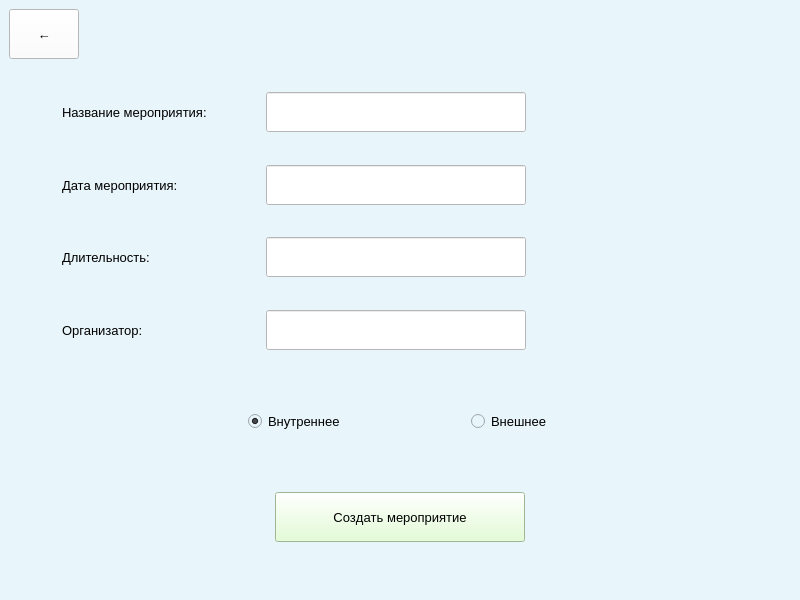
<?xml version="1.0" encoding="UTF-8"?>
<ui version="4.0">
 <class>MainWindow</class>
 <widget class="QMainWindow" name="MainWindow">
  <property name="geometry">
   <rect>
    <x>0</x>
    <y>0</y>
    <width>800</width>
    <height>600</height>
   </rect>
  </property>
  <property name="minimumSize">
   <size>
    <width>800</width>
    <height>600</height>
   </size>
  </property>
  <property name="maximumSize">
   <size>
    <width>800</width>
    <height>600</height>
   </size>
  </property>
  <property name="windowTitle">
   <string>MainWindow</string>
  </property>
  <property name="styleSheet">
   <string notr="true">background-color: rgb(232, 245, 250);</string>
  </property>
  <widget class="QWidget" name="centralwidget">
   <layout class="QVBoxLayout" name="verticalLayout">
    <item>
     <layout class="QGridLayout" name="gridLayout_4">
      <item row="0" column="0">
       <widget class="QPushButton" name="back_but">
        <property name="minimumSize">
         <size>
          <width>70</width>
          <height>50</height>
         </size>
        </property>
        <property name="maximumSize">
         <size>
          <width>70</width>
          <height>50</height>
         </size>
        </property>
        <property name="font">
         <font>
          <pointsize>10</pointsize>
         </font>
        </property>
        <property name="styleSheet">
         <string notr="true">background-color: rgb(255, 255, 255);</string>
        </property>
        <property name="text">
         <string>←</string>
        </property>
       </widget>
      </item>
      <item row="0" column="1">
       <spacer name="horizontalSpacer">
        <property name="orientation">
         <enum>Qt::Horizontal</enum>
        </property>
        <property name="sizeHint" stdset="0">
         <size>
          <width>40</width>
          <height>20</height>
         </size>
        </property>
       </spacer>
      </item>
     </layout>
    </item>
    <item>
     <spacer name="verticalSpacer">
      <property name="orientation">
       <enum>Qt::Vertical</enum>
      </property>
      <property name="sizeHint" stdset="0">
       <size>
        <width>20</width>
        <height>40</height>
       </size>
      </property>
     </spacer>
    </item>
    <item>
     <layout class="QGridLayout" name="gridLayout_3">
      <item row="5" column="3">
       <spacer name="verticalSpacer_8">
        <property name="orientation">
         <enum>Qt::Vertical</enum>
        </property>
        <property name="sizeHint" stdset="0">
         <size>
          <width>20</width>
          <height>30</height>
         </size>
        </property>
       </spacer>
      </item>
      <item row="0" column="0">
       <spacer name="horizontalSpacer_15">
        <property name="orientation">
         <enum>Qt::Horizontal</enum>
        </property>
        <property name="sizeHint" stdset="0">
         <size>
          <width>30</width>
          <height>20</height>
         </size>
        </property>
       </spacer>
      </item>
      <item row="0" column="8">
       <spacer name="horizontalSpacer_9">
        <property name="orientation">
         <enum>Qt::Horizontal</enum>
        </property>
        <property name="sizeHint" stdset="0">
         <size>
          <width>40</width>
          <height>20</height>
         </size>
        </property>
       </spacer>
      </item>
      <item row="0" column="4">
       <spacer name="horizontalSpacer_6">
        <property name="orientation">
         <enum>Qt::Horizontal</enum>
        </property>
        <property name="sizeHint" stdset="0">
         <size>
          <width>40</width>
          <height>20</height>
         </size>
        </property>
       </spacer>
      </item>
      <item row="0" column="5">
       <spacer name="horizontalSpacer_14">
        <property name="orientation">
         <enum>Qt::Horizontal</enum>
        </property>
        <property name="sizeHint" stdset="0">
         <size>
          <width>40</width>
          <height>20</height>
         </size>
        </property>
       </spacer>
      </item>
      <item row="3" column="3">
       <spacer name="verticalSpacer_7">
        <property name="orientation">
         <enum>Qt::Vertical</enum>
        </property>
        <property name="sizeHint" stdset="0">
         <size>
          <width>20</width>
          <height>30</height>
         </size>
        </property>
       </spacer>
      </item>
      <item row="6" column="1">
       <widget class="QLabel" name="label_4">
        <property name="font">
         <font>
          <pointsize>10</pointsize>
         </font>
        </property>
        <property name="text">
         <string>Организатор:</string>
        </property>
       </widget>
      </item>
      <item row="0" column="1">
       <widget class="QLabel" name="label">
        <property name="font">
         <font>
          <pointsize>10</pointsize>
         </font>
        </property>
        <property name="text">
         <string>Название мероприятия:</string>
        </property>
       </widget>
      </item>
      <item row="0" column="6">
       <spacer name="horizontalSpacer_8">
        <property name="orientation">
         <enum>Qt::Horizontal</enum>
        </property>
        <property name="sizeHint" stdset="0">
         <size>
          <width>40</width>
          <height>20</height>
         </size>
        </property>
       </spacer>
      </item>
      <item row="0" column="2">
       <spacer name="horizontalSpacer_7">
        <property name="orientation">
         <enum>Qt::Horizontal</enum>
        </property>
        <property name="sizeHint" stdset="0">
         <size>
          <width>35</width>
          <height>20</height>
         </size>
        </property>
       </spacer>
      </item>
      <item row="2" column="3">
       <widget class="QLineEdit" name="date_event">
        <property name="minimumSize">
         <size>
          <width>0</width>
          <height>40</height>
         </size>
        </property>
        <property name="styleSheet">
         <string notr="true">background-color: rgb(255, 255, 255);</string>
        </property>
       </widget>
      </item>
      <item row="2" column="1">
       <widget class="QLabel" name="label_2">
        <property name="font">
         <font>
          <pointsize>10</pointsize>
         </font>
        </property>
        <property name="text">
         <string>Дата мероприятия:</string>
        </property>
       </widget>
      </item>
      <item row="1" column="3">
       <spacer name="verticalSpacer_6">
        <property name="orientation">
         <enum>Qt::Vertical</enum>
        </property>
        <property name="sizeHint" stdset="0">
         <size>
          <width>20</width>
          <height>30</height>
         </size>
        </property>
       </spacer>
      </item>
      <item row="4" column="1">
       <widget class="QLabel" name="label_3">
        <property name="font">
         <font>
          <pointsize>10</pointsize>
         </font>
        </property>
        <property name="text">
         <string>Длительность:</string>
        </property>
       </widget>
      </item>
      <item row="0" column="7">
       <spacer name="horizontalSpacer_10">
        <property name="orientation">
         <enum>Qt::Horizontal</enum>
        </property>
        <property name="sizeHint" stdset="0">
         <size>
          <width>40</width>
          <height>20</height>
         </size>
        </property>
       </spacer>
      </item>
      <item row="4" column="3">
       <widget class="QLineEdit" name="hours_event">
        <property name="minimumSize">
         <size>
          <width>260</width>
          <height>40</height>
         </size>
        </property>
        <property name="styleSheet">
         <string notr="true">background-color: rgb(255, 255, 255);</string>
        </property>
       </widget>
      </item>
      <item row="0" column="3">
       <widget class="QLineEdit" name="name_event">
        <property name="minimumSize">
         <size>
          <width>0</width>
          <height>40</height>
         </size>
        </property>
        <property name="styleSheet">
         <string notr="true">background-color: rgb(255, 255, 255);</string>
        </property>
       </widget>
      </item>
      <item row="7" column="3">
       <spacer name="verticalSpacer_9">
        <property name="orientation">
         <enum>Qt::Vertical</enum>
        </property>
        <property name="sizeHint" stdset="0">
         <size>
          <width>20</width>
          <height>30</height>
         </size>
        </property>
       </spacer>
      </item>
      <item row="6" column="3">
       <widget class="QLineEdit" name="author_event">
        <property name="minimumSize">
         <size>
          <width>0</width>
          <height>40</height>
         </size>
        </property>
        <property name="styleSheet">
         <string notr="true">background-color: rgb(255, 255, 255);</string>
        </property>
       </widget>
      </item>
     </layout>
    </item>
    <item>
     <layout class="QGridLayout" name="gridLayout_2">
      <item row="1" column="6">
       <spacer name="horizontalSpacer_12">
        <property name="orientation">
         <enum>Qt::Horizontal</enum>
        </property>
        <property name="sizeHint" stdset="0">
         <size>
          <width>40</width>
          <height>20</height>
         </size>
        </property>
       </spacer>
      </item>
      <item row="1" column="2">
       <widget class="QRadioButton" name="vnut_radio">
        <property name="font">
         <font>
          <pointsize>10</pointsize>
         </font>
        </property>
        <property name="text">
         <string>Внутреннее</string>
        </property>
        <property name="checked">
         <bool>true</bool>
        </property>
       </widget>
      </item>
      <item row="1" column="1">
       <spacer name="horizontalSpacer_4">
        <property name="orientation">
         <enum>Qt::Horizontal</enum>
        </property>
        <property name="sizeHint" stdset="0">
         <size>
          <width>40</width>
          <height>20</height>
         </size>
        </property>
       </spacer>
      </item>
      <item row="1" column="0">
       <spacer name="horizontalSpacer_11">
        <property name="orientation">
         <enum>Qt::Horizontal</enum>
        </property>
        <property name="sizeHint" stdset="0">
         <size>
          <width>40</width>
          <height>20</height>
         </size>
        </property>
       </spacer>
      </item>
      <item row="1" column="3">
       <spacer name="horizontalSpacer_3">
        <property name="orientation">
         <enum>Qt::Horizontal</enum>
        </property>
        <property name="sizeHint" stdset="0">
         <size>
          <width>40</width>
          <height>20</height>
         </size>
        </property>
       </spacer>
      </item>
      <item row="1" column="5">
       <spacer name="horizontalSpacer_5">
        <property name="orientation">
         <enum>Qt::Horizontal</enum>
        </property>
        <property name="sizeHint" stdset="0">
         <size>
          <width>40</width>
          <height>20</height>
         </size>
        </property>
       </spacer>
      </item>
      <item row="1" column="4">
       <widget class="QRadioButton" name="vnesh_radio">
        <property name="font">
         <font>
          <pointsize>10</pointsize>
         </font>
        </property>
        <property name="text">
         <string>Внешнее</string>
        </property>
       </widget>
      </item>
      <item row="0" column="3">
       <spacer name="verticalSpacer_3">
        <property name="orientation">
         <enum>Qt::Vertical</enum>
        </property>
        <property name="sizeHint" stdset="0">
         <size>
          <width>20</width>
          <height>40</height>
         </size>
        </property>
       </spacer>
      </item>
     </layout>
    </item>
    <item>
     <spacer name="verticalSpacer_2">
      <property name="orientation">
       <enum>Qt::Vertical</enum>
      </property>
      <property name="sizeHint" stdset="0">
       <size>
        <width>20</width>
        <height>40</height>
       </size>
      </property>
     </spacer>
    </item>
    <item>
     <spacer name="verticalSpacer_4">
      <property name="orientation">
       <enum>Qt::Vertical</enum>
      </property>
      <property name="sizeHint" stdset="0">
       <size>
        <width>20</width>
        <height>40</height>
       </size>
      </property>
     </spacer>
    </item>
    <item>
     <layout class="QGridLayout" name="gridLayout">
      <item row="0" column="2">
       <spacer name="horizontalSpacer_2">
        <property name="orientation">
         <enum>Qt::Horizontal</enum>
        </property>
        <property name="sizeHint" stdset="0">
         <size>
          <width>40</width>
          <height>20</height>
         </size>
        </property>
       </spacer>
      </item>
      <item row="0" column="1">
       <widget class="QPushButton" name="but_create">
        <property name="minimumSize">
         <size>
          <width>250</width>
          <height>50</height>
         </size>
        </property>
        <property name="maximumSize">
         <size>
          <width>250</width>
          <height>50</height>
         </size>
        </property>
        <property name="font">
         <font>
          <pointsize>10</pointsize>
          <kerning>false</kerning>
         </font>
        </property>
        <property name="toolTip">
         <string>&lt;html&gt;&lt;head/&gt;&lt;body&gt;&lt;p align=&quot;center&quot;&gt;&lt;br/&gt;&lt;/p&gt;&lt;/body&gt;&lt;/html&gt;</string>
        </property>
        <property name="styleSheet">
         <string notr="true">background-color: rgb(221, 255, 204);</string>
        </property>
        <property name="text">
         <string>Создать мероприятие</string>
        </property>
       </widget>
      </item>
      <item row="0" column="0">
       <spacer name="horizontalSpacer_13">
        <property name="orientation">
         <enum>Qt::Horizontal</enum>
        </property>
        <property name="sizeHint" stdset="0">
         <size>
          <width>40</width>
          <height>20</height>
         </size>
        </property>
       </spacer>
      </item>
     </layout>
    </item>
    <item>
     <spacer name="verticalSpacer_5">
      <property name="orientation">
       <enum>Qt::Vertical</enum>
      </property>
      <property name="sizeHint" stdset="0">
       <size>
        <width>20</width>
        <height>40</height>
       </size>
      </property>
     </spacer>
    </item>
   </layout>
  </widget>
  <widget class="QMenuBar" name="menubar">
   <property name="geometry">
    <rect>
     <x>0</x>
     <y>0</y>
     <width>800</width>
     <height>26</height>
    </rect>
   </property>
  </widget>
  <widget class="QStatusBar" name="statusbar"/>
 </widget>
 <resources/>
 <connections/>
</ui>
